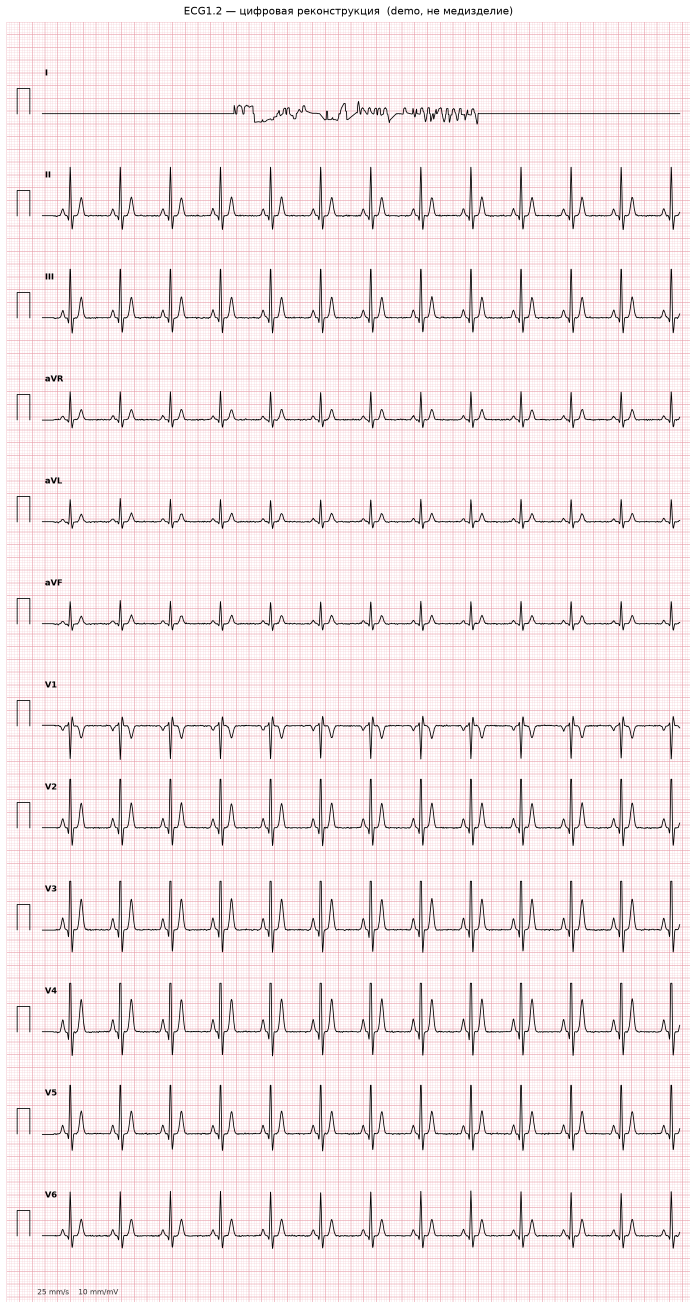
#> input picture data/samples/formats/12x1/reconstructed.png, 2090 x 3926 px (shown at 1/3 size)
$ python geom_normalize_test.py ../data/samples/formats/12x1/reconstructed.png out.png
#> lines starting #> are read from the running program, lines starting #| are printed output that depends on the picture
#> further down, bgr is the input picture: shape (3926, 2090, 3); mean B, G, R 233.1, 231.1, 243.9
"""Тест геометрической нормализации: посадить строки реального фото на позиции эталона."""
import cv2, numpy as np
from scipy.signal import find_peaks

# Позиции 4 строк эталонной синтетики (letter 1700x2200), доли высоты.
SYNTH_H, SYNTH_W = 1700, 2200
SYNTH_ROWS = [692, 976, 1258, 1519]


def detect_rows(gray):
    H = gray.shape[0]
#> H = 3926
    ink = (gray < 110).astype(np.float32).sum(1)
#> ink = 3926 values, max 1387 at index 340, min 0 at index 0, mean 58.3
    ink = cv2.blur(ink.reshape(-1, 1), (1, max(9, H // 12))).ravel()
#> ink = 3926 values, max 105 at index 2332, min 4.67 at index 3909, mean 58.31
    pk, props = find_peaks(ink, distance=H // 12, height=ink.max() * 0.15)
#> pk = [189, 792, 1405, 1899, 2332, 2934, 3546]; props = {'peak_heights': [39.19, 86.69, 59.38, 38.17, 105, 101.7, 83.07]}
    order = np.argsort(props["peak_heights"])[::-1]
#> order = [4, 5, 1, 6, 2, 0, 3]
    return sorted(pk[order][:4].tolist())


def geom_normalize(bgr):
    g = cv2.cvtColor(bgr, cv2.COLOR_BGR2GRAY)
    src_rows = detect_rows(g)
#> src_rows = [792, 2332, 2934, 3546]
    if len(src_rows) != 4:
        return None, src_rows
    # ширину подгоняем под эталон
    scale_x = SYNTH_W / bgr.shape[1]
#> scale_x = 1.05
    resized = cv2.resize(bgr, (SYNTH_W, int(round(bgr.shape[0] * scale_x))), interpolation=cv2.INTER_CUBIC)
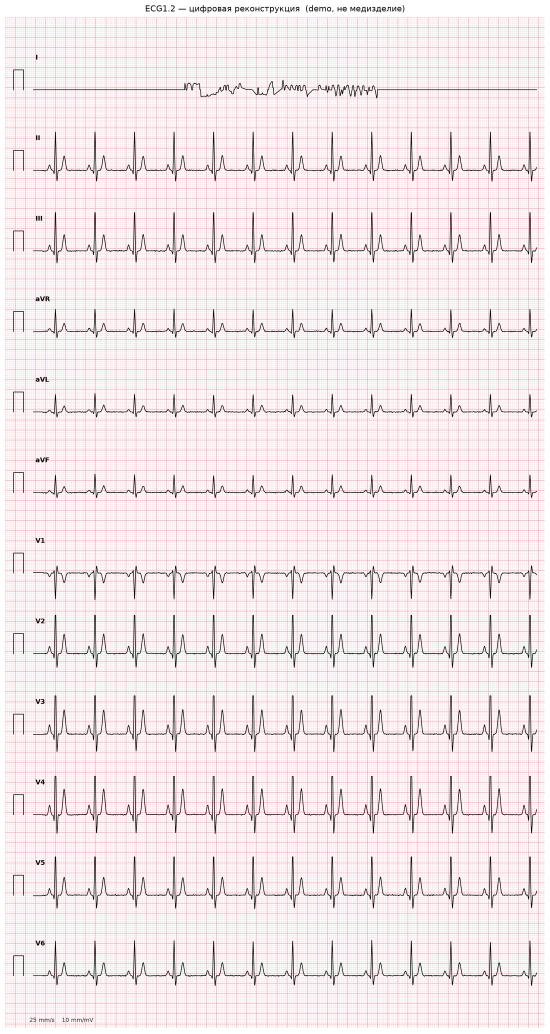
#> resized: shape (4133, 2200, 3) (shown at 1/4 size); mean B, G, R 232.1, 229.9, 243.6
    g2 = cv2.cvtColor(resized, cv2.COLOR_BGR2GRAY)
    src_rows = detect_rows(g2)  # пересчёт после resize
#> src_rows = [834, 2455, 3089, 3733]
    # Обратное отображение с ЛИНЕЙНОЙ ЭКСТРАПОЛЯЦИЕЙ: выше/ниже контента координаты
    # уходят за пределы исходника -> заполняются белым (border), без смаза сетки.
    from scipy.interpolate import interp1d
    src = np.array(src_rows, dtype=np.float32)
#> src = [834, 2455, 3089, 3733]
    dst = np.array(SYNTH_ROWS, dtype=np.float32)
    inv = interp1d(dst, src, kind="linear", fill_value="extrapolate")
    y_out = np.arange(SYNTH_H, dtype=np.float32)
    y_src = inv(y_out).astype(np.float32)
#> y_src = 1700 values from -3115.8 to 4177.1
    map_y = np.repeat(y_src[:, None], SYNTH_W, axis=1).astype(np.float32)
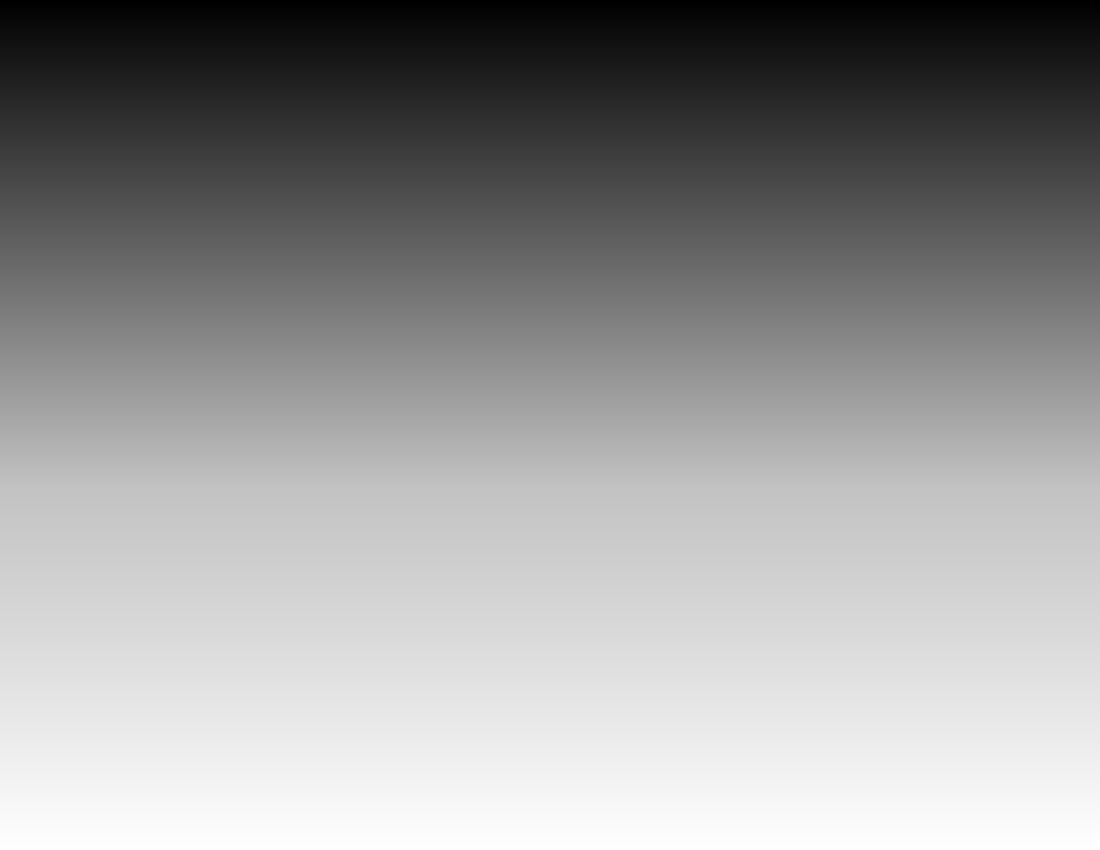
#> map_y: shape (1700, 2200) float32 (shown at 1/2 size); min -3115.8, max 4177.1, mean 1212.9; drawn with min black and max white
    map_x = np.repeat(np.arange(SYNTH_W, dtype=np.float32)[None, :], SYNTH_H, axis=0)
    out = cv2.remap(resized, map_x, map_y, interpolation=cv2.INTER_CUBIC,
                    borderMode=cv2.BORDER_CONSTANT, borderValue=(255, 255, 255))
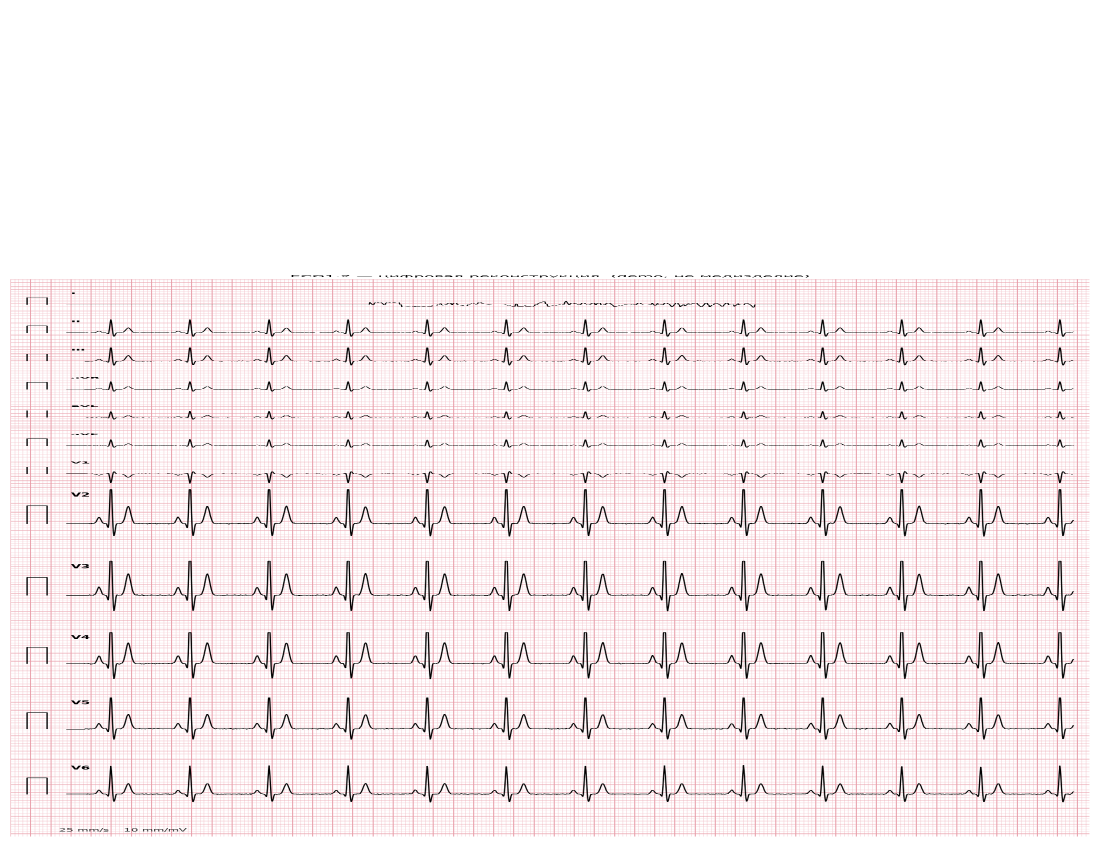
#> out: shape (1700, 2200, 3) (shown at 1/2 size); mean B, G, R 239, 237.5, 246.9
    return out, src_rows


if __name__ == "__main__":
    import sys
    bgr = cv2.imread(sys.argv[1])
    out, rows = geom_normalize(bgr)
#> rows = [834, 2455, 3089, 3733]
    print("detected rows:", rows)
#| detected rows: [834, 2455, 3089, 3733]
    if out is not None:
        cv2.imwrite(sys.argv[2], out)
        print("written", sys.argv[2], out.shape)
#| written out.png (1700, 2200, 3)
